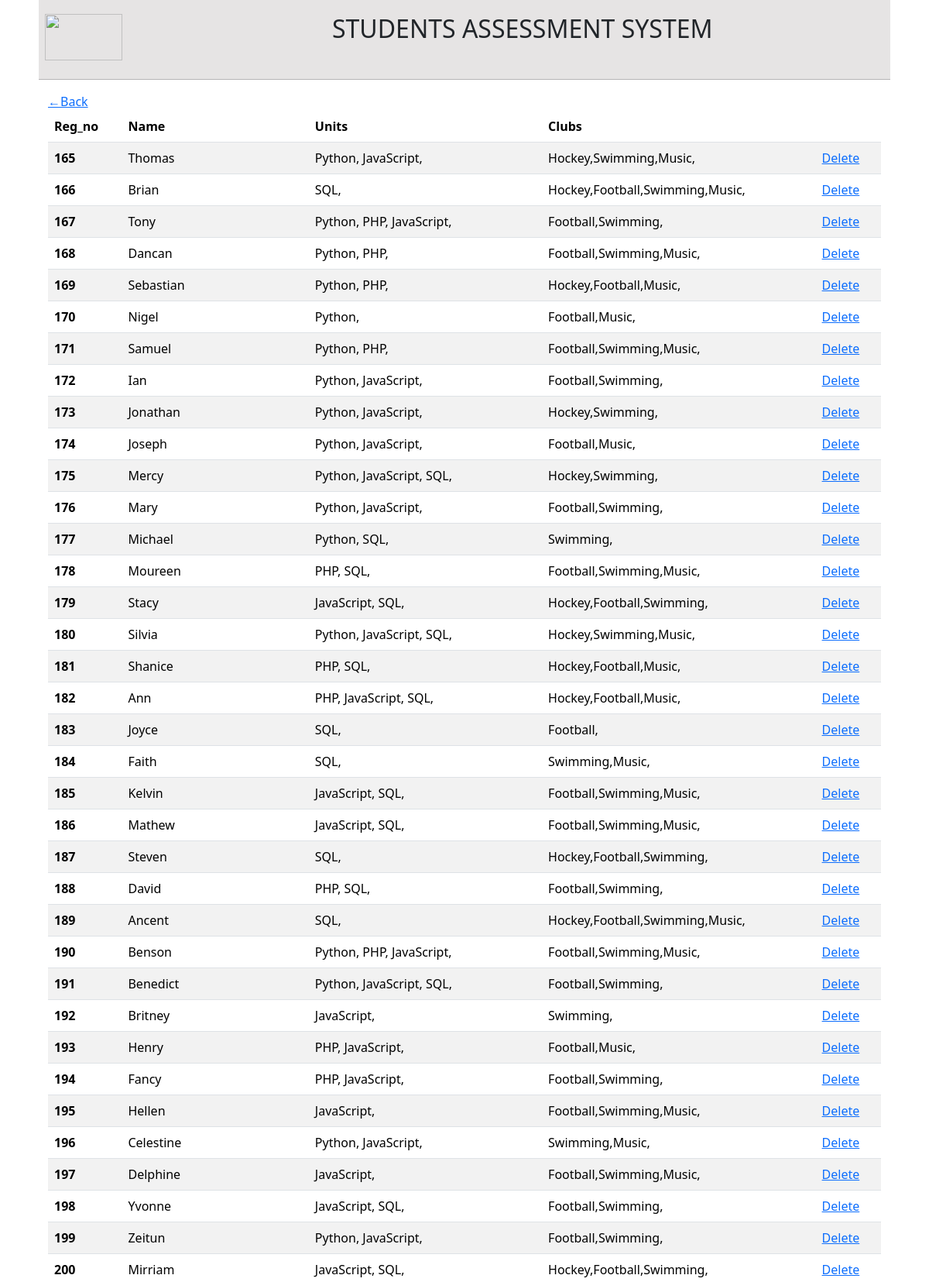
/allstudents/ (upper part), run on the app's committed database.
### users/models.py (models this page shows)
class Students(models.Model):
    name=models.CharField(max_length=50)
    units=models.ManyToManyField(Units)
    clubs=models.ManyToManyField(Clubs)
    phone_no = models.CharField(verbose_name="Phone number", max_length=10,
    validators=[int_list_validator(sep=''),MinLengthValidator(10),],
    default='07xxx')
    email=models.EmailField(max_length = 254)
    def __str__(self):
        return self.name

class Units(models.Model):
    name=models.CharField(max_length=50)
    def __str__(self):
        return self.name

class Clubs(models.Model):
    name=models.CharField(max_length=50)
    def __str__(self):
        return self.name

### student/views.py (the view)
# urls.py: path('allstudents/',allstudents_view,name="allstudents-view"),
def allstudents_view(request):
    students=Students.objects.all()
    context={'students':students}
    return render(request,'allstudents.html',context)

### templates/allstudents.html
{%extends 'base.html'%}
{%block content%}
<a href="/home/">&#8592;Back</a>
<table class="table table-striped">
    <thead>
      <tr>
        <th scope="col">Reg_no</th>
        <th scope="col">Name</th>
        <th scope="col">Units</th>
        <th scope="col">Clubs</th>
        <th scope="col"></th>
      </tr>
    </thead>
    <tbody>
    {%for student in students%}
      <tr>
        <th scope="row">{{student.pk}}</th>
        <td>{{student.name}}</td>
        <td>{%for u in student.units.all%}{{u}}, {%endfor%}</td>
        <td>{%for c in student.clubs.all%}{{c}},{%endfor%}</td>
        <td><a href="{%url 'deletestudent-view' student.pk%}">Delete</a></td>
      </tr>
      {%endfor%}
    </tbody>
  </table>
{%endblock content%}

### static/styles.css (style rules this page uses)
body { padding-left: 50px; padding-right: 50px; font-family:'Segoe UI', Tahoma, Geneva, Verdana, sans-serif; }

### data on the page
Students: pk "165", name "Thomas"
Units: name "Python"
Units: name "JavaScript"
Clubs: name "Hockey"
Clubs: name "Swimming"
Clubs: name "Music"
Students: pk "166", name "Brian"
Units: name "SQL"
Clubs: name "Football"
Students: pk "167", name "Tony"
Units: name "PHP"
Students: pk "168", name "Dancan"
Students: pk "169", name "Sebastian"
Students: pk "170", name "Nigel"
Students: pk "171", name "Samuel"
Students: pk "172", name "Ian"
Students: pk "173", name "Jonathan"
Students: pk "174", name "Joseph"
Students: pk "175", name "Mercy"
Students: pk "176", name "Mary"
Students: pk "177", name "Michael"
Students: pk "178", name "Moureen"
Students: pk "179", name "Stacy"
Students: pk "180", name "Silvia"
Students: pk "181", name "Shanice"
Students: pk "182", name "Ann"
Students: pk "183", name "Joyce"
Students: pk "184", name "Faith"
Students: pk "185", name "Kelvin"
Students: pk "186", name "Mathew"
Students: pk "187", name "Steven"
Students: pk "188", name "David"
Students: pk "189", name "Ancent"
Students: pk "190", name "Benson"
Students: pk "191", name "Benedict"
Students: pk "192", name "Britney"
Students: pk "193", name "Henry"
Students: pk "194", name "Fancy"
Students: pk "195", name "Hellen"
Students: pk "196", name "Celestine"
Students: pk "197", name "Delphine"
Students: pk "198", name "Yvonne"
Students: pk "199", name "Zeitun"
Students: pk "200", name "Mirriam"
